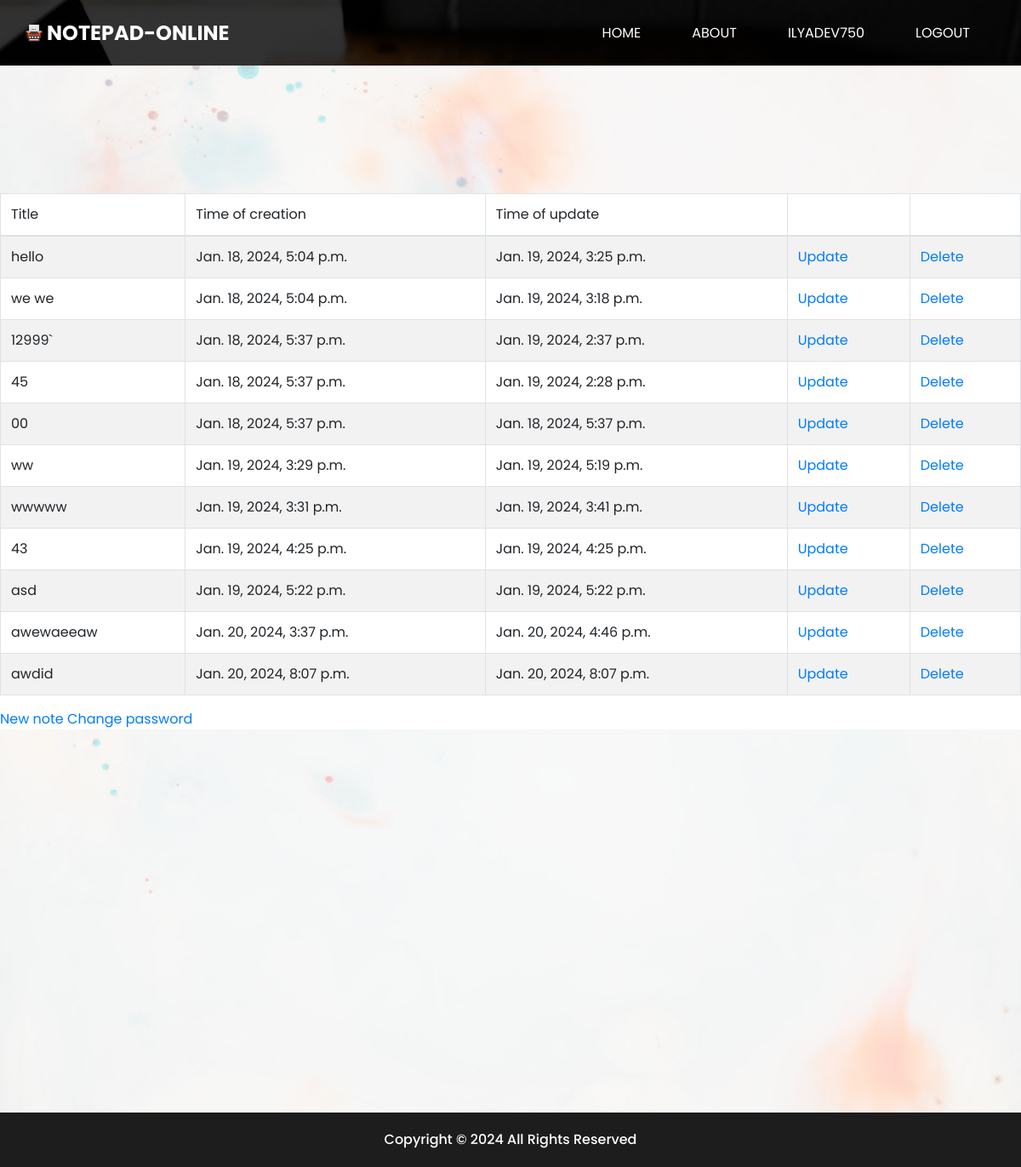
/notes/ilyadev750/ (signed in), run on an earlier commit of the app's database.
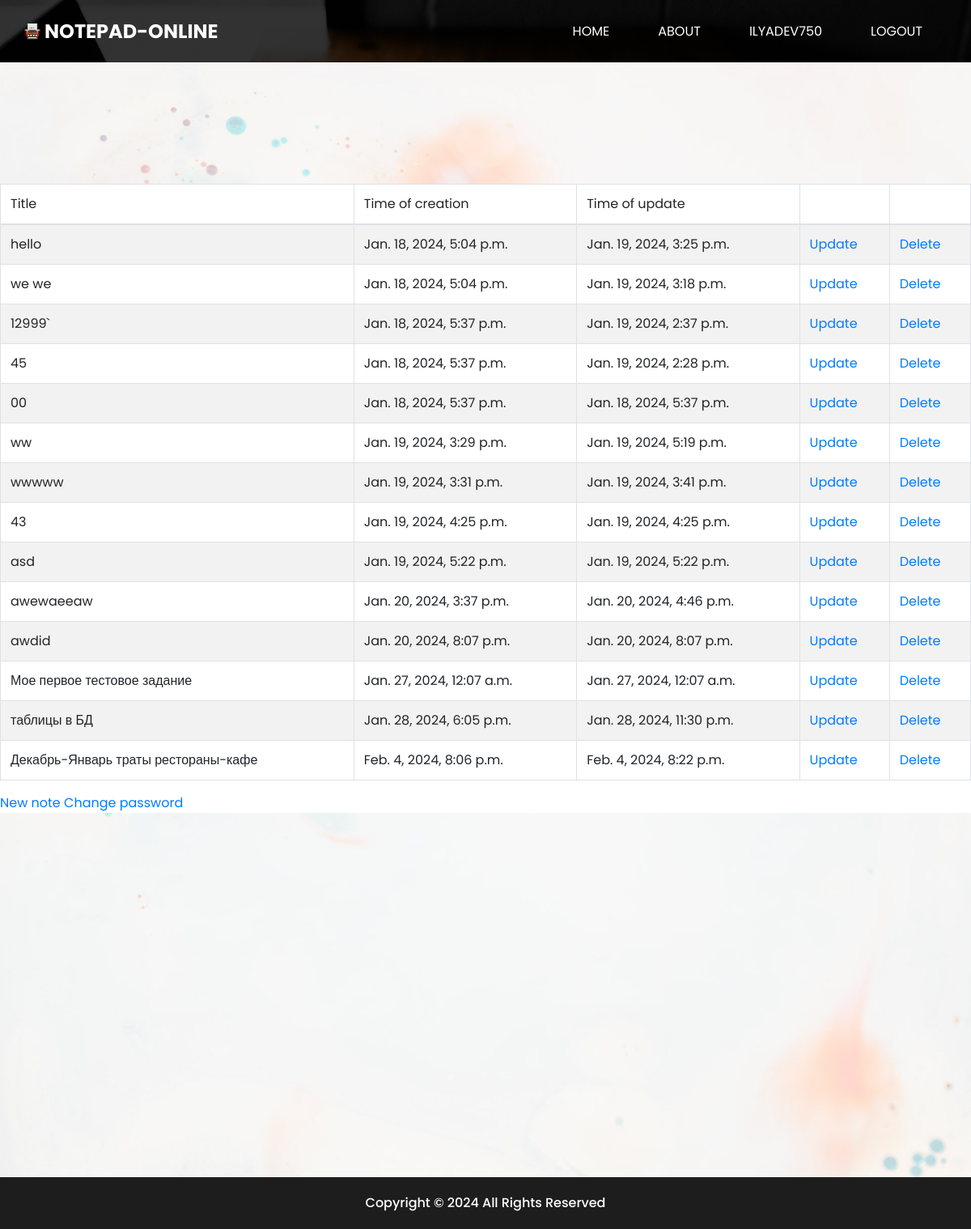
And on a later commit of the database.
### note/models.py (models this page shows)
class Note(models.Model):
    title = models.CharField(max_length=255, null=True, blank=False)
    content = RichTextField(blank=True, null=True)
    slug = models.SlugField(max_length=255, blank=False, unique=True)
    create = models.DateTimeField(default=datetime.now(), blank=True,
                                  null=True)
    update = models.DateTimeField(default=datetime.now(), blank=True,
                                  null=True)
    username_id = models.ForeignKey(User, on_delete=models.CASCADE)

### note/views.py (the view)
# urls.py: path("<str:username>/", get_user_notes, name="get_user_notes"),
def get_user_notes(request, *args, **kwargs):
    if request.user.is_authenticated:
        user_id = (User.objects.get(username=request.user.username)).id
        user_objects = Note.objects.filter(username_id=user_id)
        context = {
            "user_objects": user_objects,
            "username": request.user.username
            }
        return render(request, "note/all_user_notes.html", context)

### note/templates/note/all_user_notes.html (shortened to what this page needs)
{% extends 'note/base.html' %}
{% load static %}
{% block content %}
<div class="body_bg layout_padding">
</div>
<table class="table table-striped table-hover table-bordered">
  <thead>
    <tr>
      <th class="font-weight-normal" scope="col">Title</th>
      <th class="font-weight-normal" scope="col">Time of creation</th>
      <th class="font-weight-normal" scope="col">Time of update</th>
      <th scope="col"></th>
      <th scope="col"></th>
    </tr>
  </thead>
  <tbody>
    {% for obj in user_objects %}
    <tr>
      <th class="font-weight-normal">{{obj.title}}</th>
      <th class="font-weight-normal">{{obj.create}} </th>
      <th class="font-weight-normal">{{obj.update}} </th>
      <th class="font-weight-normal text-primary"><a href="{% url 'update_user_note' username obj.slug %}">Update</a></th>
      <th class="font-weight-normal text-danger"><a href="{% url 'delete_user_note' username obj.slug %}">Delete</a></th>
    </tr>
    {% endfor %}
  </tbody>
</table>
<div class="btn-box">
  <a href="{% url 'new_user_note' username=username %}" class="btn-1">
    New note
  </a>
  <a href="{% url 'password_change' username=username %}" class="btn-1">
    Change password
  </a>
</div>
<div class="body_bg layout_padding">
</div>
<div class="body_bg layout_padding">
</div>
{% endblock %}

### note/templates/note/base.html (shortened to what this page needs)
{% load static %}
<!DOCTYPE html>
<html>
<head>
  <link rel="stylesheet" type="text/css"
    href="https://cdnjs.cloudflare.com/ajax/libs/OwlCarousel2/2.1.3/assets/owl.carousel.min.css" />
  <link rel="stylesheet" href="https://maxcdn.bootstrapcdn.com/font-awesome/4.3.0/css/font-awesome.min.css">
  <link rel="stylesheet" type="text/css" href={% static "css/bootstrap.css" %} />
  <link href={% static "css/style.css" %} rel="stylesheet" />
  <link href={% static "css/responsive.css" %} rel="stylesheet" />
</head>
<body class="sub_page">
  <div class="hero_area">
    <header class="header_section">
      <div class="container">
        <nav class="navbar navbar-expand-lg custom_nav-container pt-3">
          <a class="navbar-brand mr-5" href="{% url 'home' %}">
            <img src={% static "images/logo.png"%} alt="">
            <span>
              Notepad-online
            </span>
          </a>
          <div class="collapse navbar-collapse" id="navbarSupportedContent">
            <div class="d-flex ml-auto flex-column flex-lg-row align-items-center">
              <ul class="navbar-nav  ">
                <li class="nav-item ">
                  <a class="nav-link" href="{% url 'home' %}">Home <span class="sr-only">(current)</span></a>
                </li>
                <li class="nav-item">
                  <a class="nav-link" href="{% url 'about' %}"> About </a>
                </li>
                {% if user.is_authenticated %}
                  <li class="nav-item">
                    <a class="nav-link" href="{% url 'get_user_notes' username=user.username %}"> {{ user.username }} </a>
                  </li>
                  <li class="nav-item">
                    <a class="nav-link" href="{% url 'logout' %}"> Logout </a>
                  </li>
                {% endif %}
              </ul>
            </div>
          </div>
        </nav>
      </div>
    </header>
  </div>
  {% block content %}
  {% endblock %}
  <div class="body_bg layout_padding">
  </div>
  <section class="container-fluid footer_section">
    <p>
    Copyright &copy; 2024 All Rights Reserved
    </p>
  </section>
</body>
</html>

### main/static/css/style.css (style rules this page uses)
body { font-family: 'Poppins', sans-serif; color: #0c0c0c; background-color: #ffffff; }
.layout_padding { padding: 75px 0; }
.hero_area { height: 100vh; background-image: url(../images/hero-bg.jpg); background-size: cover; }
.sub_page .hero_area { height: auto; }
.custom_nav-container.navbar-expand-lg .navbar-nav .nav-item .nav-link { padding: 10px 30px; color: #ffffff; text-align: center; text-transform: uppercase; }
a, a:hover, a:focus { text-decoration: none; }
.navbar-brand { display: -webkit-box; display: -ms-flexbox; display: flex; -webkit-box-align: center; -ms-flex-align: center; align-items: center; }
.navbar-brand img { width: 20px; margin-right: 5px; }
.navbar-brand span { font-size: 24px; font-weight: 700; color: #ffffff; text-transform: uppercase; }
.custom_nav-container { z-index: 99999; padding: 15px 0; }
.body_bg { background-image: url(../images/body_bg.jpg); background-size: cover; background-position: center center; background-repeat: no-repeat; background-attachment: fixed; }
.footer_section { font-weight: 500; -webkit-box-pack: center; -ms-flex-pack: center; justify-content: center; padding: 20px; background-color: #1d1d1d; }
.footer_section p { color: #ffffff; margin: 0; text-align: center; }

### main/static/css/responsive.css (style rules this page uses)
@media (min-width: 1200px) { .container { max-width: 1170px; } }

What changed in the data, as far as the page shows it:
added Note: title "Мое первое тестовое задание", create "Jan. 27, 2024, 12:07 a.m.", update "Jan. 27, 2024, 12:07 a.m."
added Note: title "таблицы в БД", create "Jan. 28, 2024, 6:05 p.m.", update "Jan. 28, 2024, 11:30 p.m."
added Note: title "Декабрь-Январь траты рестораны-кафе", create "Feb. 4, 2024, 8:06 p.m.", update "Feb. 4, 2024, 8:22 p.m."
